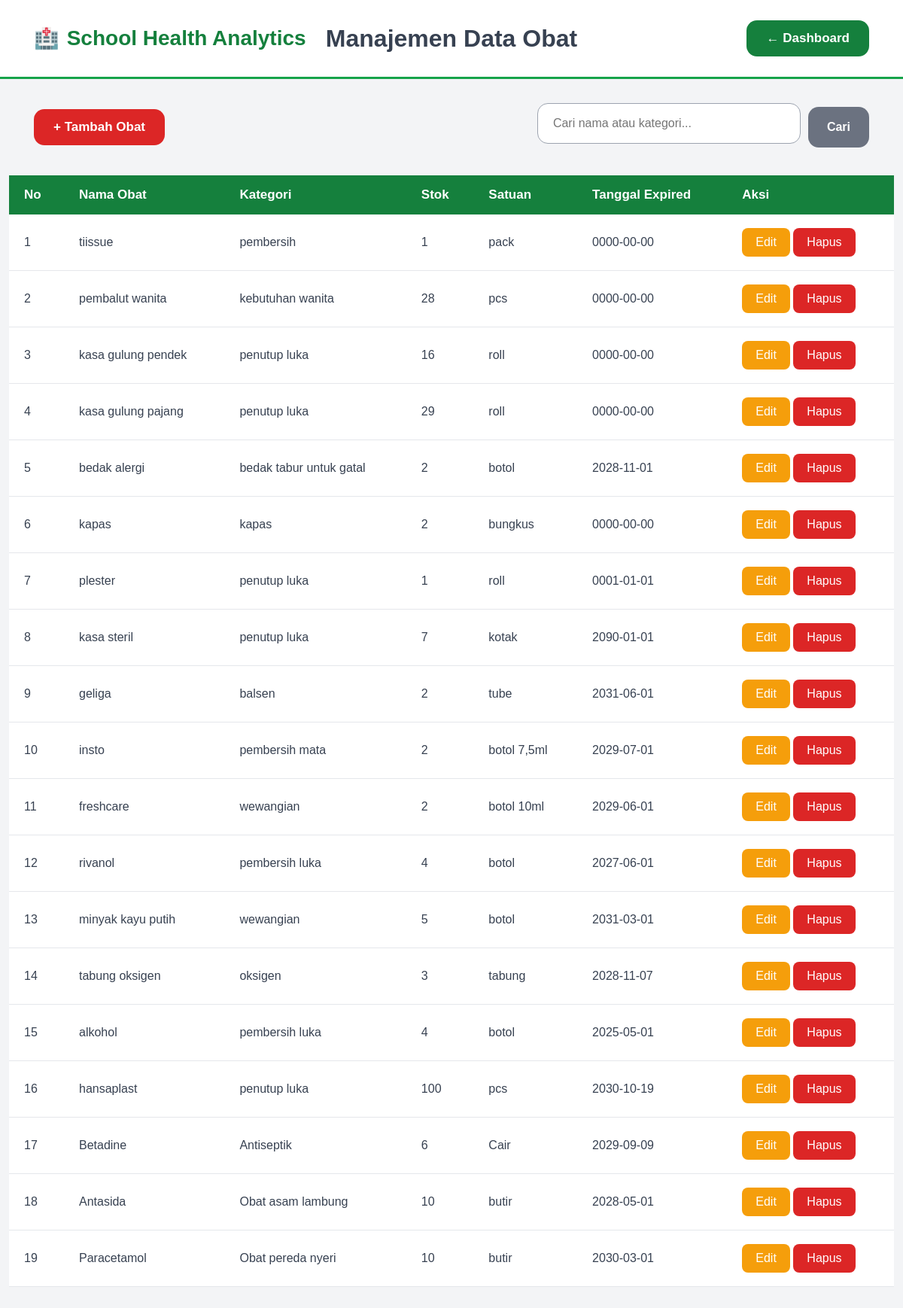
The page /obat/index.php on the database its author committed.
### tables this page shows
CREATE TABLE `obat` (
  `id` int(11) NOT NULL,
  `nama_obat` varchar(100) DEFAULT NULL,
  `kategori` varchar(50) DEFAULT NULL,
  `stok` int(11) DEFAULT NULL,
  `satuan` varchar(30) DEFAULT NULL,
  `expired` date DEFAULT NULL,
  `created_at` timestamp NOT NULL DEFAULT current_timestamp()
);

### obat/index.php (the view, shortened to what this page needs)
<?php
include "../config/koneksi.php";
if (isset($_GET['cari'])) {
    $cari = $_GET['cari'];
    $query = mysqli_query(
        $conn,
        "SELECT * FROM obat
        WHERE nama_obat LIKE '%$cari%'
        OR keterangan LIKE '%$cari%'
        ORDER BY id DESC"
    );
} else {
    $query = mysqli_query(
        $conn,
        "SELECT * FROM obat
        ORDER BY id DESC"
    );
}
?>
<!DOCTYPE html>
<html>
<head>
    <link
        rel="stylesheet"
        href="../assets/css/dashboard.css"
    >
</head>
<header class="navbar">
    <div class="navbar-logo">
        <span class="logo-icon">🏥</span>
        <span>School Health Analytics</span>
    </div>
    <div class="navbar-title">
        Manajemen Data Obat
    </div>
    <a href="../dashboard.php" class="btn-dashboard">
        ← Dashboard
    </a>
</header>
<div class="action-bar">
    <a href="tambah.php" class="btn-tambah">
        + Tambah Obat
    </a>
    <form method="GET" action="" class="search-form">
    <input
        type="text"
        name="cari"
        placeholder="Cari nama atau kategori..."
        value="<?= htmlspecialchars($_GET['cari'] ?? '') ?>"
    >
    <button type="submit" class="btn-cari">
        Cari
    </button>
</form>
</div>
        <div class="table-wrapper">
            <table>
                <thead>
                    <tr>
                        <th>No</th>
                        <th>Nama Obat</th>
                        <th>Kategori</th>
                        <th>Stok</th>
                        <th>Satuan</th>
                        <th>Tanggal Expired</th>
                        <th>Aksi</th>
                    </tr>
                </thead>
                <tbody>
                <?php
                if (
                    $query &&
                    mysqli_num_rows($query) > 0
                ) {
                    $no = 1;
                    while (
                        $data =
                        mysqli_fetch_assoc($query)
                    ) {
                ?>
                    <tr>
                        <td>
                            <?php
                            echo $no++;
                            ?>
                        </td>
                        <td>
                            <?php
                            echo htmlspecialchars(
                                $data['nama_obat']
                            );
                            ?>
                        </td>
                        <td>
                            <?php
                            echo htmlspecialchars(
                                $data['kategori']
                            );
                            ?>
                        </td>
                        <td>
                            <?php
                            echo htmlspecialchars(
                                $data['stok']
                            );
                            ?>
                        </td>
                        <td>
                            <?php
                            echo htmlspecialchars(
                                $data['satuan']
                            );
                            ?>
                        </td>
                        <td>
                            <?php
                            echo htmlspecialchars(
                                $data['expired']
                            );
                            ?>
                        </td>
                        <td>
                            <a
                                href="edit.php?id=<?php
                                echo $data['id'];
                                ?>"
                                class="btn-edit"
                            >
                                Edit
                            </a>
                            <a
                                href="hapus.php?id=<?php
                                echo $data['id'];
                                ?>"
                                class="btn-delete"
                                onclick="return confirm(
                                'Yakin ingin menghapus obat ini?'
                                )"
                            >
                                Hapus
                            </a>
                        </td>
                    </tr>
                <?php
                    }
                }
                ?>
                </tbody>
            </table>
        </div>
</body>
</html>

### assets/css/dashboard.css (style rules this page uses)
* { margin:0; padding:0; box-sizing:border-box; font-family:Arial, Helvetica, sans-serif; }
table { width:100%; border-collapse:collapse; }
table th { background:#2563eb; color:white; padding:12px; }
table td { padding:12px; border-bottom:1px solid #eee; }
.btn-add, .btn-save, .btn-edit, .btn-delete, .btn-back, .back-link, .btn-cancel { display:inline-block; text-decoration:none; border:none; padding:10px 18px; border-radius:8px; cursor:pointer; transition:.3s; color:white; }
.btn-edit { background:#f59e0b; }
.btn-delete { background:#ef4444; }
input, select, textarea { width:100%; padding:12px; margin-top:8px; margin-bottom:18px; border:1px solid #ddd; border-radius:8px; outline:none; }
.btn-dashboard { background:#2563eb; color:#fff; text-decoration:none; padding:12px 24px; border-radius:12px; font-weight:600; transition:.3s; }
.navbar { width: 100%; min-height: 105px; display: flex; align-items: center; justify-content: space-between; padding: 0 45px; box-sizing: border-box; background: #ffffff; border-bottom: 3px solid #2563eb; box-shadow: 0 2px 10px rgba(0, 0, 0, 0.05); }
.navbar-logo { display: flex; align-items: center; gap: 10px; color: #2563eb; font-size: 28px; font-weight: 700; white-space: nowrap; }
.logo-icon { font-size: 27px; }
.navbar-title { position: absolute; left: 50%; transform: translateX(-50%); color: #172033; font-size: 32px; font-weight: 700; white-space: nowrap; }
.btn-dashboard { display: inline-flex; align-items: center; justify-content: center; padding: 14px 26px; background: #2563eb; color: #ffffff; text-decoration: none; border-radius: 14px; font-size: 17px; font-weight: 600; transition: 0.3s; }
.action-bar { width: 100%; box-sizing: border-box; display: flex; align-items: center; justify-content: space-between; padding: 24px 45px; background: #f8fafc; }
.btn-tambah { display: inline-flex; align-items: center; justify-content: center; padding: 14px 26px; background: #dc2626; color: #ffffff; text-decoration: none; border-radius: 14px; font-size: 17px; font-weight: 600; transition: 0.3s; }
.search-form { display: flex; align-items: center; gap: 10px; }
.search-form input { width: 350px; height: 54px; box-sizing: border-box; padding: 0 20px; border: 1.5px solid #2563eb; border-radius: 14px; background: #ffffff; font-size: 16px; outline: none; }
.btn-cari { height: 54px; padding: 0 25px; border: none; border-radius: 14px; background: #64748b; color: #ffffff; font-size: 16px; font-weight: 600; cursor: pointer; transition: 0.3s; }
table { width: calc(100% - 24px); margin: 0 12px 30px; border-collapse: collapse; background: #ffffff; }
table thead { background: #2563eb; color: #ffffff; }
table th { padding: 16px 20px; font-size: 17px; font-weight: 700; text-align: left; }
table td { padding: 18px 20px; border-bottom: 1px solid #e5e7eb; font-size: 16px; color: #172033; }
table { background: #ffffff; }
table thead { background: #15803d; color: #ffffff; }
table th { background: #15803d; color: #ffffff; }
table td { color: #374151; border-bottom: 1px solid #e5e7eb; }
.btn-edit { background: #f59e0b; }
.btn-delete { background: #dc2626; }
input, select, textarea { background: #ffffff; border: 1px solid #d1d5db; color: #374151; }
.btn-dashboard { background: #15803d; color: #ffffff; }
.navbar { background: #ffffff; border-bottom: 3px solid #16a34a; }
.navbar-logo { color: #15803d; }
.navbar-title { color: #374151; }
.navbar .btn-dashboard { background: #15803d; }
.action-bar { background: #f3f4f6; }
.btn-tambah { background: #dc2626; }
.search-form input { border: 1.5px solid #9ca3af; background: #ffffff; }
.btn-cari { background: #6b7280; }

### rows shown on the page
obat: nama_obat "tiissue", kategori "pembersih", stok "1", satuan "pack", expired "0000-00-00"
obat: nama_obat "pembalut wanita", kategori "kebutuhan wanita", stok "28", satuan "pcs", expired "0000-00-00"
obat: nama_obat "kasa gulung pendek", kategori "penutup luka", stok "16", satuan "roll", expired "0000-00-00"
obat: nama_obat "kasa gulung pajang", kategori "penutup luka", stok "29", satuan "roll", expired "0000-00-00"
obat: nama_obat "bedak alergi", kategori "bedak tabur untuk gatal", stok "2", satuan "botol", expired "2028-11-01"
obat: nama_obat "kapas", kategori "kapas", stok "2", satuan "bungkus", expired "0000-00-00"
obat: nama_obat "plester", kategori "penutup luka", stok "1", satuan "roll", expired "0001-01-01"
obat: nama_obat "kasa steril", kategori "penutup luka", stok "7", satuan "kotak", expired "2090-01-01"
obat: nama_obat "geliga", kategori "balsen", stok "2", satuan "tube", expired "2031-06-01"
obat: nama_obat "insto", kategori "pembersih mata", stok "2", satuan "botol 7,5ml", expired "2029-07-01"
obat: nama_obat "freshcare", kategori "wewangian", stok "2", satuan "botol 10ml", expired "2029-06-01"
obat: nama_obat "rivanol", kategori "pembersih luka", stok "4", satuan "botol", expired "2027-06-01"
obat: nama_obat "minyak kayu putih", kategori "wewangian", stok "5", satuan "botol", expired "2031-03-01"
obat: nama_obat "tabung oksigen", kategori "oksigen", stok "3", satuan "tabung", expired "2028-11-07"
obat: nama_obat "alkohol", kategori "pembersih luka", stok "4", satuan "botol", expired "2025-05-01"
obat: nama_obat "hansaplast", kategori "penutup luka", stok "100", satuan "pcs", expired "2030-10-19"
obat: nama_obat "Betadine", kategori "Antiseptik", stok "6", satuan "Cair", expired "2029-09-09"
obat: nama_obat "Antasida", kategori "Obat asam lambung", stok "10", satuan "butir", expired "2028-05-01"
obat: nama_obat "Paracetamol", kategori "Obat pereda nyeri", stok "10", satuan "butir", expired "2030-03-01"
